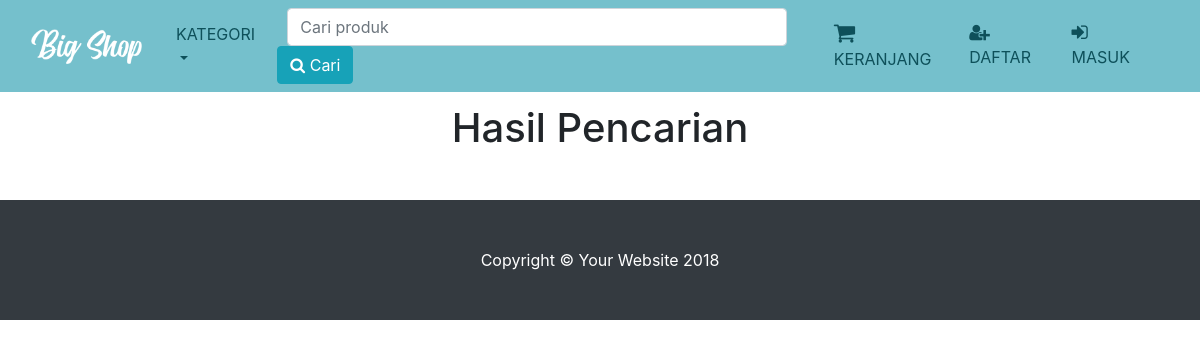
Before: /index.php/c_home/SearchBarang with the older database file.
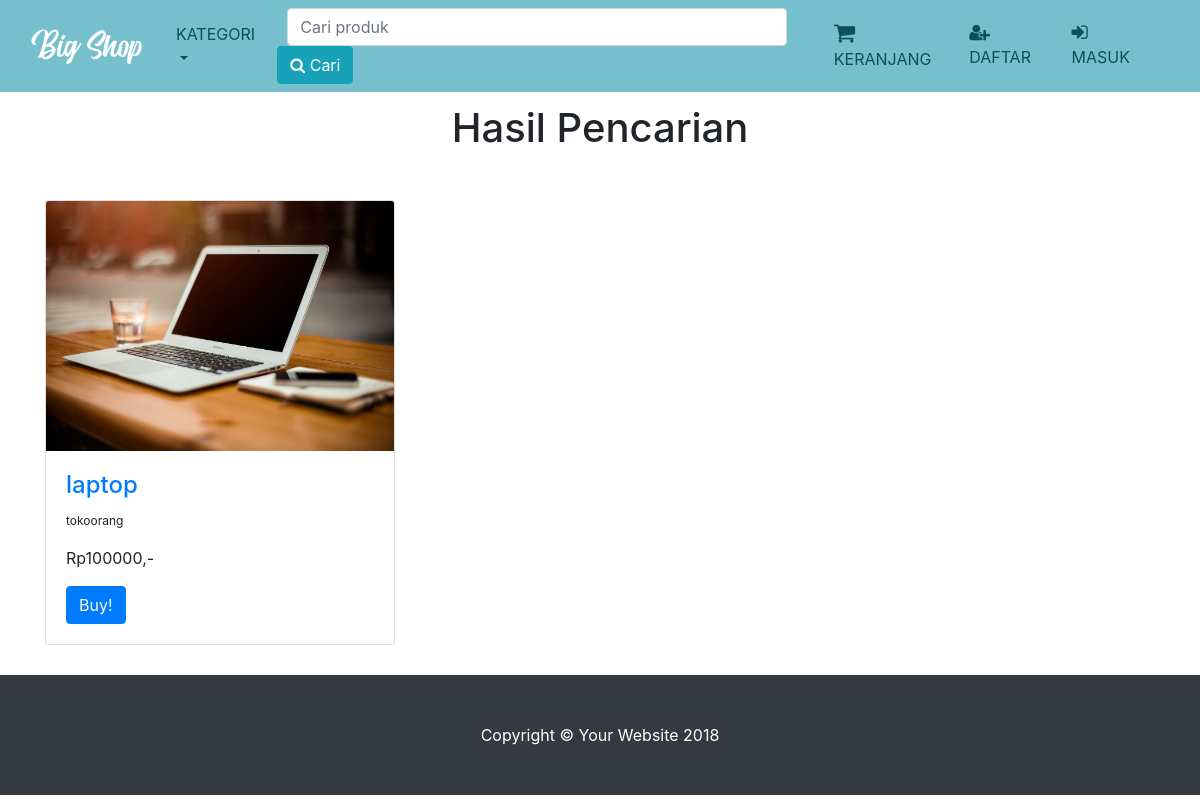
After: the same page with the newer database file.
### tables this page shows
CREATE TABLE `barang` (
  `id_barang` varchar(10) NOT NULL,
  `username` varchar(20) NOT NULL,
  `nama_barang` varchar(50) NOT NULL,
  `images` varchar(100) NOT NULL,
  `harga` int(10) NOT NULL,
  `deskripsi` varchar(100) NOT NULL,
  `kategori` varchar(20) NOT NULL
);

CREATE TABLE `akun_penjual` (
  `username` varchar(20) NOT NULL,
  `password` varchar(18) NOT NULL,
  `nama_penjual` varchar(50) NOT NULL,
  `nama_toko` varchar(50) NOT NULL,
  `email` varchar(50) NOT NULL,
  `no_hp` varchar(15) NOT NULL
);

### application/controllers/c_home.php (called while the page is built, shortened)
<?php
	class c_home extends CI_Controller {
		function __construct(){
			$this->load->model('m_home');
			$this->load->model('m_login');
			$this->load->helper('form');
			$this->load->library('session');
		}
		public function SearchBarang(){
			$src = $this->input->get('src');
			$data = array(
				'title' => $src,
				'barang' => $this->m_home->search($src)
			);
			$this->load->view('v_search',$data);
		}
	}
?>

### index.php (called while the page is built, shortened)
<?php
require_once BASEPATH.'core/CodeIgniter.php';

### application/models/m_home.php (called while the page is built, shortened)
<?php
        class m_home extends CI_Model {
                public function search($barang){
                    $query = $this->db->query("SELECT barang.id_barang, barang.username, barang.nama_barang, barang.images, barang.harga, barang.kategori, akun_penjual.nama_toko FROM barang JOIN akun_penjual ON barang.username = akun_penjual.username WHERE barang.nama_barang LIKE '%$barang%';");
                    return $query->result();
                }
        }
?>

### application/views/v_search.php (the view, shortened to what this page needs)
<!DOCTYPE html>
<html lang="en">
  <head>
    <link href="<?php echo base_url();?>assets/css/bootstrap.min.css" rel="stylesheet">
    <link href="<?php echo base_url();?>assets/css/modern-business.css" rel="stylesheet">
    <link rel="stylesheet" type="text/css" href="<?php echo base_url();?>assets/css/navbar.css" />
    <link rel="stylesheet" type="text/css" href="<?php echo base_url();?>assets/fonts/font-awesome-4.7.0/css/font-awesome.min.css">
  </head>
  <body>
    <?php
      if($this->session->userdata('username') == ''){
        include_once("navbar.php");
      }else{
        include_once("navPembeli.php");
      }
    ?>
    <div class="container">
      <br>
      <center>
          <h1 class="my-4">Hasil Pencarian </h1>
      </center>
      <br>
      <div class="row">
        <?php
          foreach ($barang as $b) {
        ?>
        <div class="col-lg-4 col-sm-6 portfolio-item">
          <div class="card h-100">
            <a href="#"><img class="card-img-top" style="min-height: 250px; max-height: 250px; max-width: auto; overflow: hidden;"  src="<?php echo base_url();?>assets/images/<?php echo $b->images ?>" alt=""></a>
            <div class="card-body">
              <h4 class="card-title">
                <a href="#"><?php echo $b->nama_barang; ?></a>
              </h4>
              <p style="font-size: 12px"><?php echo $b->nama_toko; ?></p>
              <p class="card-text">Rp<?php echo $b->harga; ?>,-</p>
              <a href="#" class="btn btn-primary">Buy!</a>
            </div>
          </div>
        </div>
        <?php
          }
        ?>
      </div>
    </div>
    <footer class="py-5 bg-dark">
      <div class="container">
        <p class="m-0 text-center text-white">Copyright &copy; Your Website 2018</p>
      </div>
    </footer>
  </body>
</html>

Changed rows visible on the page:
added barang: images (picture), nama_barang "laptop", akun_penjual.nama_toko "tokoorang", harga "100000"
